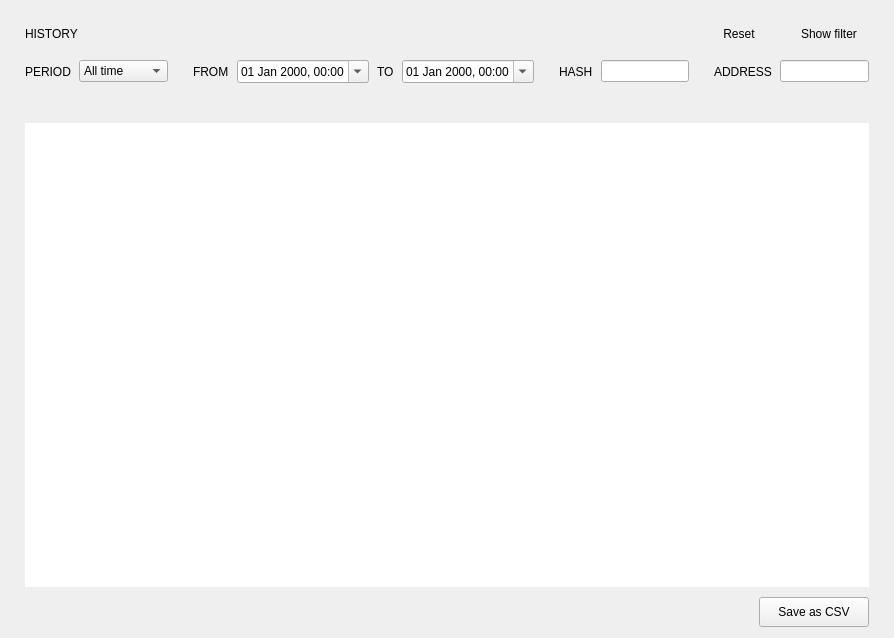
<?xml version="1.0" encoding="UTF-8"?>
<ui version="4.0">
 <class>TransactionsFrame</class>
 <widget class="QFrame" name="TransactionsFrame">
  <property name="geometry">
   <rect>
    <x>0</x>
    <y>0</y>
    <width>894</width>
    <height>638</height>
   </rect>
  </property>
  <property name="minimumSize">
   <size>
    <width>0</width>
    <height>0</height>
   </size>
  </property>
  <property name="windowTitle">
   <string>Frame</string>
  </property>
  <property name="frameShape">
   <enum>QFrame::NoFrame</enum>
  </property>
  <property name="frameShadow">
   <enum>QFrame::Plain</enum>
  </property>
  <layout class="QVBoxLayout" name="verticalLayout">
   <property name="spacing">
    <number>0</number>
   </property>
   <property name="leftMargin">
    <number>25</number>
   </property>
   <property name="topMargin">
    <number>23</number>
   </property>
   <property name="rightMargin">
    <number>25</number>
   </property>
   <item>
    <layout class="QHBoxLayout" name="horizontalLayout_2">
     <property name="spacing">
      <number>10</number>
     </property>
     <property name="leftMargin">
      <number>0</number>
     </property>
     <property name="rightMargin">
      <number>0</number>
     </property>
     <item>
      <widget class="WalletGui::WalletHeaderLabel" name="m_transactionsTextLabel">
       <property name="text">
        <string>HISTORY</string>
       </property>
       <property name="indent">
        <number>0</number>
       </property>
      </widget>
     </item>
     <item>
      <spacer name="horizontalSpacer_4">
       <property name="orientation">
        <enum>Qt::Horizontal</enum>
       </property>
       <property name="sizeHint" stdset="0">
        <size>
         <width>40</width>
         <height>20</height>
        </size>
       </property>
      </spacer>
     </item>
     <item>
      <widget class="WalletGui::WalletTinyLinkLikeButton" name="m_resetFilterButton">
       <property name="cursor">
        <cursorShape>PointingHandCursor</cursorShape>
       </property>
       <property name="text">
        <string>Reset</string>
       </property>
       <property name="flat">
        <bool>true</bool>
       </property>
      </widget>
     </item>
     <item>
      <widget class="WalletGui::WalletTinyLinkLikeButton" name="m_filterButton">
       <property name="cursor">
        <cursorShape>PointingHandCursor</cursorShape>
       </property>
       <property name="focusPolicy">
        <enum>Qt::NoFocus</enum>
       </property>
       <property name="text">
        <string>Show filter</string>
       </property>
       <property name="checkable">
        <bool>true</bool>
       </property>
       <property name="flat">
        <bool>true</bool>
       </property>
      </widget>
     </item>
    </layout>
   </item>
   <item>
    <spacer name="verticalSpacer_3">
     <property name="orientation">
      <enum>Qt::Vertical</enum>
     </property>
     <property name="sizeType">
      <enum>QSizePolicy::Fixed</enum>
     </property>
     <property name="sizeHint" stdset="0">
      <size>
       <width>20</width>
       <height>10</height>
      </size>
     </property>
    </spacer>
   </item>
   <item>
    <widget class="QFrame" name="m_filterFrame">
     <property name="minimumSize">
      <size>
       <width>0</width>
       <height>0</height>
      </size>
     </property>
     <property name="frameShape">
      <enum>QFrame::NoFrame</enum>
     </property>
     <property name="frameShadow">
      <enum>QFrame::Raised</enum>
     </property>
     <layout class="QHBoxLayout" name="horizontalLayout_3">
      <property name="spacing">
       <number>25</number>
      </property>
      <property name="leftMargin">
       <number>0</number>
      </property>
      <property name="topMargin">
       <number>5</number>
      </property>
      <property name="rightMargin">
       <number>0</number>
      </property>
      <property name="bottomMargin">
       <number>30</number>
      </property>
      <item>
       <widget class="QFrame" name="m_filterPeriodComboFrame">
        <property name="frameShape">
         <enum>QFrame::NoFrame</enum>
        </property>
        <property name="frameShadow">
         <enum>QFrame::Raised</enum>
        </property>
        <layout class="QHBoxLayout" name="horizontalLayout_5">
         <property name="spacing">
          <number>8</number>
         </property>
         <property name="leftMargin">
          <number>0</number>
         </property>
         <property name="topMargin">
          <number>0</number>
         </property>
         <property name="rightMargin">
          <number>0</number>
         </property>
         <property name="bottomMargin">
          <number>0</number>
         </property>
         <item>
          <widget class="WalletGui::WalletNormalGrayTextLabel" name="m_filterTextLabel">
           <property name="text">
            <string>PERIOD</string>
           </property>
          </widget>
         </item>
         <item>
          <widget class="QComboBox" name="m_filterCombo">
           <property name="focusPolicy">
            <enum>Qt::NoFocus</enum>
           </property>
           <item>
            <property name="text">
             <string>All time</string>
            </property>
           </item>
           <item>
            <property name="text">
             <string>Last hour</string>
            </property>
           </item>
           <item>
            <property name="text">
             <string>Last day</string>
            </property>
           </item>
           <item>
            <property name="text">
             <string>Last week</string>
            </property>
           </item>
           <item>
            <property name="text">
             <string>Last month</string>
            </property>
           </item>
           <item>
            <property name="text">
             <string>Last year</string>
            </property>
           </item>
           <item>
            <property name="text">
             <string>Custom</string>
            </property>
           </item>
          </widget>
         </item>
        </layout>
       </widget>
      </item>
      <item>
       <widget class="QFrame" name="m_filterPeriodFrame">
        <property name="sizePolicy">
         <sizepolicy hsizetype="Preferred" vsizetype="Minimum">
          <horstretch>0</horstretch>
          <verstretch>0</verstretch>
         </sizepolicy>
        </property>
        <property name="frameShape">
         <enum>QFrame::NoFrame</enum>
        </property>
        <property name="frameShadow">
         <enum>QFrame::Raised</enum>
        </property>
        <layout class="QHBoxLayout" name="horizontalLayout_4">
         <property name="spacing">
          <number>8</number>
         </property>
         <property name="leftMargin">
          <number>0</number>
         </property>
         <property name="topMargin">
          <number>0</number>
         </property>
         <property name="rightMargin">
          <number>0</number>
         </property>
         <property name="bottomMargin">
          <number>0</number>
         </property>
         <item>
          <widget class="WalletGui::WalletNormalGrayTextLabel" name="m_filterBeginTextLabel">
           <property name="text">
            <string>FROM</string>
           </property>
          </widget>
         </item>
         <item>
          <widget class="QDateTimeEdit" name="m_filterBeginDtedit">
           <property name="enabled">
            <bool>true</bool>
           </property>
           <property name="locale">
            <locale language="English" country="UnitedStates"/>
           </property>
           <property name="displayFormat">
            <string>dd MMM yyyy, HH:mm</string>
           </property>
           <property name="calendarPopup">
            <bool>true</bool>
           </property>
          </widget>
         </item>
         <item>
          <widget class="WalletGui::WalletNormalGrayTextLabel" name="m_filterEndTextLabel">
           <property name="text">
            <string>TO</string>
           </property>
          </widget>
         </item>
         <item>
          <widget class="QDateTimeEdit" name="m_filterEndDtedit">
           <property name="enabled">
            <bool>true</bool>
           </property>
           <property name="locale">
            <locale language="English" country="UnitedStates"/>
           </property>
           <property name="displayFormat">
            <string>dd MMM yyyy, hh:mm</string>
           </property>
           <property name="calendarPopup">
            <bool>true</bool>
           </property>
          </widget>
         </item>
        </layout>
       </widget>
      </item>
      <item>
       <widget class="QFrame" name="m_filterHashFrame">
        <property name="frameShape">
         <enum>QFrame::NoFrame</enum>
        </property>
        <property name="frameShadow">
         <enum>QFrame::Raised</enum>
        </property>
        <layout class="QHBoxLayout" name="horizontalLayout_6">
         <property name="spacing">
          <number>8</number>
         </property>
         <property name="leftMargin">
          <number>0</number>
         </property>
         <property name="topMargin">
          <number>0</number>
         </property>
         <property name="rightMargin">
          <number>0</number>
         </property>
         <property name="bottomMargin">
          <number>0</number>
         </property>
         <item>
          <widget class="WalletGui::WalletNormalGrayTextLabel" name="m_filterHashTextLabel">
           <property name="text">
            <string>HASH</string>
           </property>
          </widget>
         </item>
         <item>
          <widget class="QLineEdit" name="m_filterHashEdit"/>
         </item>
        </layout>
       </widget>
      </item>
      <item>
       <widget class="QFrame" name="m_filterAddressFrame">
        <property name="frameShape">
         <enum>QFrame::NoFrame</enum>
        </property>
        <property name="frameShadow">
         <enum>QFrame::Raised</enum>
        </property>
        <layout class="QHBoxLayout" name="horizontalLayout_7">
         <property name="spacing">
          <number>8</number>
         </property>
         <property name="leftMargin">
          <number>0</number>
         </property>
         <property name="topMargin">
          <number>0</number>
         </property>
         <property name="rightMargin">
          <number>0</number>
         </property>
         <property name="bottomMargin">
          <number>0</number>
         </property>
         <item>
          <widget class="WalletGui::WalletNormalGrayTextLabel" name="m_filterAddressTextLabel">
           <property name="text">
            <string>ADDRESS</string>
           </property>
          </widget>
         </item>
         <item>
          <widget class="QLineEdit" name="m_filterAddressEdit"/>
         </item>
        </layout>
       </widget>
      </item>
     </layout>
    </widget>
   </item>
   <item>
    <spacer name="verticalSpacer">
     <property name="orientation">
      <enum>Qt::Vertical</enum>
     </property>
     <property name="sizeType">
      <enum>QSizePolicy::Fixed</enum>
     </property>
     <property name="sizeHint" stdset="0">
      <size>
       <width>20</width>
       <height>10</height>
      </size>
     </property>
    </spacer>
   </item>
   <item>
    <widget class="WalletGui::WalletTableView" name="m_transactionsView">
     <property name="enabled">
      <bool>true</bool>
     </property>
     <property name="sizePolicy">
      <sizepolicy hsizetype="Expanding" vsizetype="Expanding">
       <horstretch>0</horstretch>
       <verstretch>0</verstretch>
      </sizepolicy>
     </property>
     <property name="focusPolicy">
      <enum>Qt::NoFocus</enum>
     </property>
     <property name="frameShape">
      <enum>QFrame::NoFrame</enum>
     </property>
     <property name="editTriggers">
      <set>QAbstractItemView::NoEditTriggers</set>
     </property>
     <property name="tabKeyNavigation">
      <bool>false</bool>
     </property>
     <property name="dragDropOverwriteMode">
      <bool>false</bool>
     </property>
     <property name="alternatingRowColors">
      <bool>true</bool>
     </property>
     <property name="selectionMode">
      <enum>QAbstractItemView::NoSelection</enum>
     </property>
     <property name="selectionBehavior">
      <enum>QAbstractItemView::SelectItems</enum>
     </property>
     <property name="textElideMode">
      <enum>Qt::ElideMiddle</enum>
     </property>
     <property name="verticalScrollMode">
      <enum>QAbstractItemView::ScrollPerPixel</enum>
     </property>
     <property name="horizontalScrollMode">
      <enum>QAbstractItemView::ScrollPerPixel</enum>
     </property>
     <property name="showGrid">
      <bool>false</bool>
     </property>
     <property name="gridStyle">
      <enum>Qt::NoPen</enum>
     </property>
     <property name="wordWrap">
      <bool>false</bool>
     </property>
     <property name="cornerButtonEnabled">
      <bool>false</bool>
     </property>
     <attribute name="horizontalHeaderStretchLastSection">
      <bool>false</bool>
     </attribute>
     <attribute name="verticalHeaderVisible">
      <bool>false</bool>
     </attribute>
    </widget>
   </item>
   <item>
    <spacer name="verticalSpacer_2">
     <property name="orientation">
      <enum>Qt::Vertical</enum>
     </property>
     <property name="sizeType">
      <enum>QSizePolicy::Fixed</enum>
     </property>
     <property name="sizeHint" stdset="0">
      <size>
       <width>20</width>
       <height>10</height>
      </size>
     </property>
    </spacer>
   </item>
   <item>
    <layout class="QHBoxLayout" name="horizontalLayout">
     <property name="spacing">
      <number>0</number>
     </property>
     <property name="topMargin">
      <number>0</number>
     </property>
     <item>
      <spacer name="horizontalSpacer">
       <property name="orientation">
        <enum>Qt::Horizontal</enum>
       </property>
       <property name="sizeHint" stdset="0">
        <size>
         <width>40</width>
         <height>20</height>
        </size>
       </property>
      </spacer>
     </item>
     <item>
      <widget class="WalletGui::WalletNormalBlueButton" name="m_exportToCsvButton">
       <property name="sizePolicy">
        <sizepolicy hsizetype="Fixed" vsizetype="Fixed">
         <horstretch>0</horstretch>
         <verstretch>0</verstretch>
        </sizepolicy>
       </property>
       <property name="minimumSize">
        <size>
         <width>110</width>
         <height>30</height>
        </size>
       </property>
       <property name="maximumSize">
        <size>
         <width>110</width>
         <height>30</height>
        </size>
       </property>
       <property name="focusPolicy">
        <enum>Qt::NoFocus</enum>
       </property>
       <property name="text">
        <string>Save as CSV</string>
       </property>
      </widget>
     </item>
    </layout>
   </item>
  </layout>
 </widget>
 <customwidgets>
  <customwidget>
   <class>WalletGui::WalletNormalBlueButton</class>
   <extends>QPushButton</extends>
   <header>Gui/Common/WalletBlueButton.h</header>
  </customwidget>
  <customwidget>
   <class>WalletGui::WalletHeaderLabel</class>
   <extends>QLabel</extends>
   <header>Gui/Common/WalletTextLabel.h</header>
  </customwidget>
  <customwidget>
   <class>WalletGui::WalletNormalGrayTextLabel</class>
   <extends>QLabel</extends>
   <header>Gui/Common/WalletTextLabel.h</header>
  </customwidget>
  <customwidget>
   <class>WalletGui::WalletTinyLinkLikeButton</class>
   <extends>QPushButton</extends>
   <header>Gui/Common/WalletLinkLikeButton.h</header>
  </customwidget>
  <customwidget>
   <class>WalletGui::WalletTableView</class>
   <extends>QTableView</extends>
   <header>Gui/Common/WalletTableView.h</header>
  </customwidget>
 </customwidgets>
 <resources/>
 <connections>
  <connection>
   <sender>m_exportToCsvButton</sender>
   <signal>clicked()</signal>
   <receiver>TransactionsFrame</receiver>
   <slot>exportToCsv()</slot>
   <hints>
    <hint type="sourcelabel">
     <x>761</x>
     <y>587</y>
    </hint>
    <hint type="destinationlabel">
     <x>414</x>
     <y>306</y>
    </hint>
   </hints>
  </connection>
  <connection>
   <sender>m_filterCombo</sender>
   <signal>currentIndexChanged(int)</signal>
   <receiver>TransactionsFrame</receiver>
   <slot>filterChanged(int)</slot>
   <hints>
    <hint type="sourcelabel">
     <x>93</x>
     <y>92</y>
    </hint>
    <hint type="destinationlabel">
     <x>414</x>
     <y>306</y>
    </hint>
   </hints>
  </connection>
  <connection>
   <sender>m_filterEndDtedit</sender>
   <signal>dateTimeChanged(QDateTime)</signal>
   <receiver>TransactionsFrame</receiver>
   <slot>filterPeriodChanged(QDateTime)</slot>
   <hints>
    <hint type="sourcelabel">
     <x>243</x>
     <y>150</y>
    </hint>
    <hint type="destinationlabel">
     <x>414</x>
     <y>306</y>
    </hint>
   </hints>
  </connection>
  <connection>
   <sender>m_filterHashEdit</sender>
   <signal>textChanged(QString)</signal>
   <receiver>TransactionsFrame</receiver>
   <slot>filterHashChanged(QString)</slot>
   <hints>
    <hint type="sourcelabel">
     <x>566</x>
     <y>92</y>
    </hint>
    <hint type="destinationlabel">
     <x>414</x>
     <y>306</y>
    </hint>
   </hints>
  </connection>
  <connection>
   <sender>m_filterAddressEdit</sender>
   <signal>textChanged(QString)</signal>
   <receiver>TransactionsFrame</receiver>
   <slot>filterAddressChanged(QString)</slot>
   <hints>
    <hint type="sourcelabel">
     <x>566</x>
     <y>150</y>
    </hint>
    <hint type="destinationlabel">
     <x>414</x>
     <y>306</y>
    </hint>
   </hints>
  </connection>
  <connection>
   <sender>m_filterBeginDtedit</sender>
   <signal>dateTimeChanged(QDateTime)</signal>
   <receiver>TransactionsFrame</receiver>
   <slot>filterPeriodChanged(QDateTime)</slot>
   <hints>
    <hint type="sourcelabel">
     <x>93</x>
     <y>150</y>
    </hint>
    <hint type="destinationlabel">
     <x>414</x>
     <y>306</y>
    </hint>
   </hints>
  </connection>
  <connection>
   <sender>m_filterButton</sender>
   <signal>toggled(bool)</signal>
   <receiver>TransactionsFrame</receiver>
   <slot>showFilter(bool)</slot>
   <hints>
    <hint type="sourcelabel">
     <x>135</x>
     <y>38</y>
    </hint>
    <hint type="destinationlabel">
     <x>414</x>
     <y>306</y>
    </hint>
   </hints>
  </connection>
  <connection>
   <sender>m_resetFilterButton</sender>
   <signal>clicked()</signal>
   <receiver>TransactionsFrame</receiver>
   <slot>resetClicked()</slot>
   <hints>
    <hint type="sourcelabel">
     <x>712</x>
     <y>39</y>
    </hint>
    <hint type="destinationlabel">
     <x>446</x>
     <y>318</y>
    </hint>
   </hints>
  </connection>
  <connection>
   <sender>m_filterButton</sender>
   <signal>toggled(bool)</signal>
   <receiver>m_resetFilterButton</receiver>
   <slot>setVisible(bool)</slot>
   <hints>
    <hint type="sourcelabel">
     <x>814</x>
     <y>39</y>
    </hint>
    <hint type="destinationlabel">
     <x>712</x>
     <y>39</y>
    </hint>
   </hints>
  </connection>
  <connection>
   <sender>m_transactionsView</sender>
   <signal>doubleClicked(QModelIndex)</signal>
   <receiver>TransactionsFrame</receiver>
   <slot>transactionDoubleClicked(QModelIndex)</slot>
   <hints>
    <hint type="sourcelabel">
     <x>446</x>
     <y>360</y>
    </hint>
    <hint type="destinationlabel">
     <x>446</x>
     <y>318</y>
    </hint>
   </hints>
  </connection>
  <connection>
   <sender>m_transactionsView</sender>
   <signal>clicked(QModelIndex)</signal>
   <receiver>TransactionsFrame</receiver>
   <slot>transactionClicked(QModelIndex)</slot>
   <hints>
    <hint type="sourcelabel">
     <x>446</x>
     <y>360</y>
    </hint>
    <hint type="destinationlabel">
     <x>446</x>
     <y>318</y>
    </hint>
   </hints>
  </connection>
 </connections>
 <slots>
  <slot>exportToCsv()</slot>
  <slot>transactionDoubleClicked(QModelIndex)</slot>
  <slot>filterChanged(int)</slot>
  <slot>filterPeriodChanged(QDateTime)</slot>
  <slot>filterHashChanged(QString)</slot>
  <slot>filterAddressChanged(QString)</slot>
  <slot>showFilter(bool)</slot>
  <slot>resetClicked()</slot>
  <slot>transactionClicked(QModelIndex)</slot>
 </slots>
</ui>
